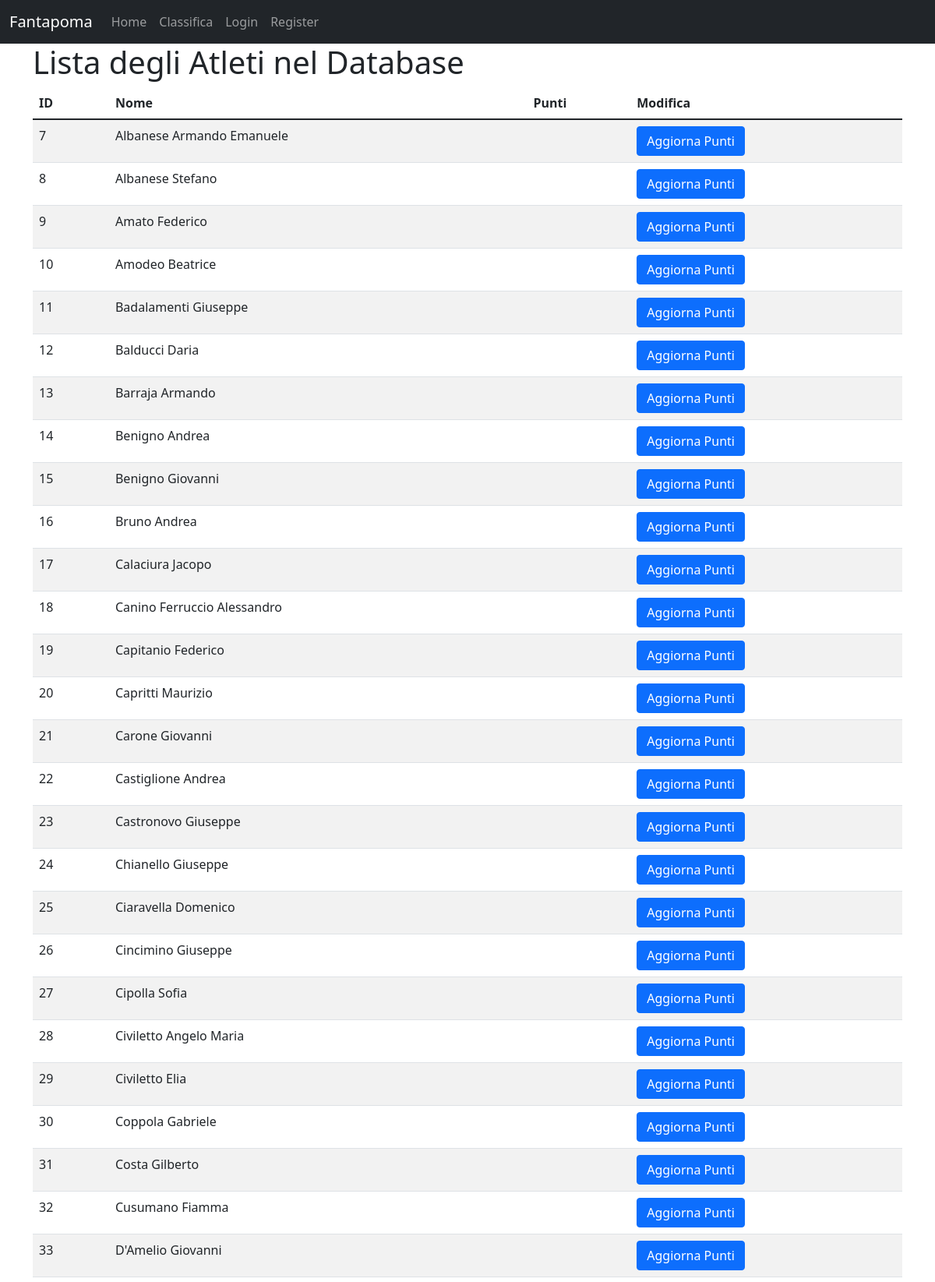
The app's page /fantapoma/athletes/ (upper part) with its own data.
### fantapoma/models.py (models this page shows, shortened)
class Athlete(models.Model):
    name = models.CharField(max_length=200)
    born = models.DateField('Date of Birth', default=datetime.date(2000,1,1))
    club = models.CharField(max_length=200, default='Società Canottieri Palermo')
    total = models.IntegerField('Total Races', default=0)
    first = models.IntegerField(default=0)
    second = models.IntegerField(default=0)
    third = models.IntegerField(default=0)
    first_time = models.DateField('First Race Date')
    last_time = models.DateField('Last Race Date')
    price = models.IntegerField(default=0)
    race_points = models.IntegerField(default=0)
    actions_points = models.IntegerField(default=0)
    players = models.ManyToManyField(User, blank=True)
    is_user = models.OneToOneField(User, blank=True, null=True, on_delete=models.SET_NULL, related_name='true_athlete')

### fantapoma/views.py (the view)
# urls.py: path('athletes/', RawAthleteListView.as_view(), name='athlete-list'),
class RawAthleteListView(ListView):
    model = Athlete
    template_name = 'fantapma/athlete_list.html'

### fantapoma/templates/fantapoma/athlete_list.html (shortened to what this page needs)
{% extends "base.html" %}
{% block content %}
<div class="container">
    <h1>Lista degli Atleti nel Database</h1>
    <table class="table table-hover table-striped">
        <thead>
            <tr>
              <th scope="col">ID</th>
              <th scope="col">Nome</th>
              <th scope="col">Punti</th>
              <th scope="col">Modifica</th>
            </tr>
          </thead>
          <tbody>
            {% for athlete in athlete_list %}
            <tr>
                <td>{{ athlete.id }}</td><td>{{ athlete.name }}</td><td>{{ athlete.points }}</td>
                <td>
                    <a href="{% url 'submit-points' athlete.id %}" class="btn btn-primary">Aggiorna Punti</a>
                </td>
            </tr>
            {% endfor %}
          </tbody>
    </table>
</div>
{% endblock %}

### records on screen
Athlete: id "7", name "Albanese Armando Emanuele"
Athlete: id "8", name "Albanese Stefano"
Athlete: id "9", name "Amato Federico"
Athlete: id "10", name "Amodeo Beatrice"
Athlete: id "11", name "Badalamenti Giuseppe"
Athlete: id "12", name "Balducci Daria"
Athlete: id "13", name "Barraja Armando"
Athlete: id "14", name "Benigno Andrea"
Athlete: id "15", name "Benigno Giovanni"
Athlete: id "16", name "Bruno Andrea"
Athlete: id "17", name "Calaciura Jacopo"
Athlete: id "18", name "Canino Ferruccio Alessandro"
Athlete: id "19", name "Capitanio Federico"
Athlete: id "20", name "Capritti Maurizio"
Athlete: id "21", name "Carone Giovanni"
Athlete: id "22", name "Castiglione Andrea"
Athlete: id "23", name "Castronovo Giuseppe"
Athlete: id "24", name "Chianello Giuseppe"
Athlete: id "25", name "Ciaravella Domenico"
Athlete: id "26", name "Cincimino Giuseppe"
Athlete: id "27", name "Cipolla Sofia"
Athlete: id "28", name "Civiletto Angelo Maria"
Athlete: id "29", name "Civiletto Elia"
Athlete: id "30", name "Coppola Gabriele"
Athlete: id "31", name "Costa Gilberto"
Athlete: id "32", name "Cusumano Fiamma"
Athlete: id "33", name "D'Amelio Giovanni"
